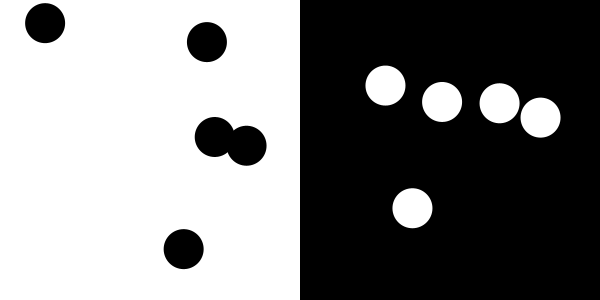
Frame 1 (no input)
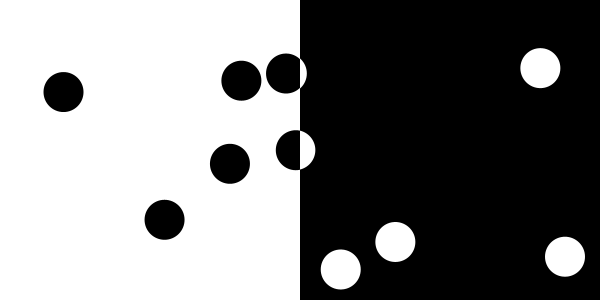
Frame 60 (the mouse pressed at the canvas centre just before this capture)
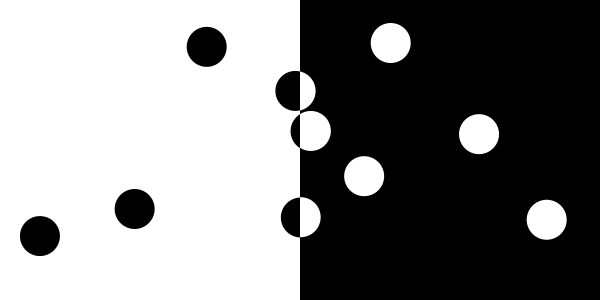
Frame 120 (the mouse held since frame 60 and released just before this capture)

The Processing sketch that drew these frames (run headless with seeded random() and noise(); from frame 60 on, the mouse is pressed at the canvas centre):

// Processing sketch: processing_152158
// ── processing_152158.pde

float mx; 
float radius = 20; 
int totalBalls = 10; 
int easeMode = 1; 

Ball ball; 
Ball[] balls = new Ball[totalBalls];
int layer = 0; 

PGraphics pg;

void setup() {
  size(600, 300);
  background(255); 
  pg = createGraphics(width/2, height);
  mx = width/2; 

  for (int i = 0; i < totalBalls; i++) {
    ball = new Ball(); 
    ball.x = random(radius, width-radius); 
    ball.y = random(radius, height-radius); 
    ball.vx = random(-3, 3);
    ball.vy = random(-3, 3);

    balls[i] = ball;
  }
}

void draw() {
  background(255); 
  fill(0); 
  noStroke();  
  for (int i = 0; i < totalBalls; i++) {
    balls[i].drawBall(0);
  }

  pg.beginDraw();
  pg.background(0);
  pg.fill(255); 
  pg.noStroke(); 
  for (int i = 0; i < totalBalls; i++) {
    balls[i].drawBall(1);
  }   
  pg.endDraw();

  // Draw the offscreen buffer to the screen with image() 
  image(pg, width/2, 0);

  // Ball-Collision 
  for (int i = 0; i < totalBalls; i++) {
    for (int j = i + 1; j < totalBalls; j++) {
      float dx = balls[j].x - balls[i].x;
      float dy = balls[j].y - balls[i].y;
      float dist = sqrt(dx * dx + dy * dy);
      if (dist < (balls[j].bRadius + balls[i].bRadius)) {
        // balls have contact so push back...
        float normalX = dx / dist;
        float normalY = dy / dist;
        float midpointX = (balls[i].x + balls[j].x) / 2;
        float midpointY = (balls[i].y + balls[j].y) / 2;
        balls[i].x = midpointX - normalX * balls[i].bRadius;
        balls[i].y = midpointY - normalY * balls[i].bRadius;
        balls[j].x = midpointX + normalX * balls[j].bRadius;
        balls[j].y = midpointY + normalY * balls[j].bRadius;
        float dVector = (balls[i].vx - balls[j].vx) * normalX;
        dVector += (balls[i].vy - balls[j].vy) * normalY;
        float dvx = dVector * normalX;
        float dvy = dVector * normalY;
        balls[i].vx -= dvx;
        balls[i].vy -= dvy;
        balls[j].vx += dvx;
        balls[j].vy += dvy;
      }
    }
  }
}

class Ball {
  float x, y; 
  float vx = 0; 
  float vy = 0; 
  float faktor = 0.96; 
  float bRadius = radius; 

  float gravityX = 0; 
  float gravityY = 0; 

  void drawBall(int _layer) {
    float easeX; 

    if (easeMode == 1) {
      easeX = easeX1();
    } else {
      easeX = easeX2();
    }

    checkWall();   
    float tvx = vx * easeX; 
    float tvy = vy * easeX; 

    x += tvx;     
    y += tvy;          

    if (_layer == 0) {
      fill(0);
      ellipse(x, y, bRadius*2, bRadius*2);
    } else {
      fill(255); 
      pg.ellipse(x-height, y, bRadius*2, bRadius*2);
    }
  }

  void checkWall() {
    if (x > width-bRadius || x < bRadius) {
      vx *= -1;
      x += vx; 
    } 
    if (y > height-bRadius || y < bRadius) {
      vy *= -1;
      y += vy; 
    }
  }

  float easeX1() {
    float t; 
    float ease = 0; 
    // Die Bälle werden immer langsamer, je näher sie der Wand kommen
    t = map(abs(x - width/2), 0, width/2, 0.1, 2); 
    ease = t; 

    return ease;
  }

  float easeX2() {
    float ease = 1; 
    // easing nur wenn der Ball die Wand berührt
    if (x >= mx - bRadius && x <= mx + bRadius) {
      ease = 0.1;
    } else {
      ease = 1;
    }
    return ease;
  }
}

void keyReleased() {
  if (key == '1') {
    easeMode = 1;
  }
  if (key == '2') {
    easeMode = 2;
  }
}
